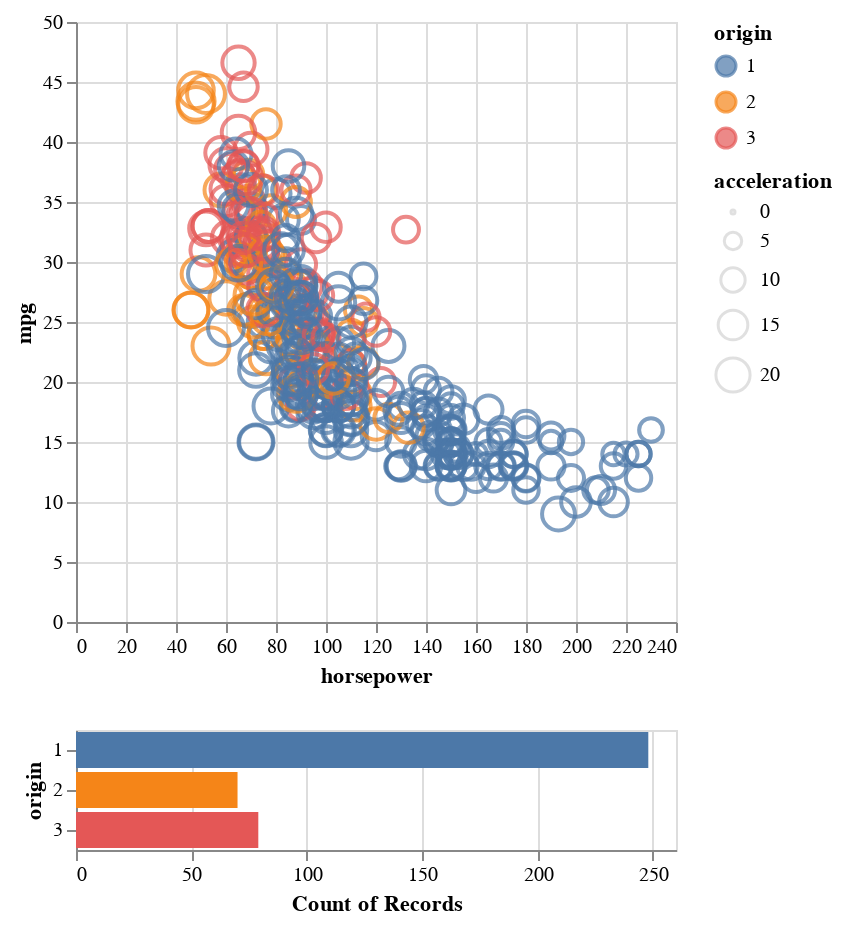

This figure's notebook cell:
### Code cell
points & bars

### Figure 1 — Vega-Lite specification as saved in the notebook (floating-point values rounded to 4 significant figures; data arrays with more than 128 entries replaced by an {"elided": "..."} marker saying what was removed)
{"config": {"view": {"continuousWidth": 300, "continuousHeight": 300}}, "vconcat": [{"mark": {"type": "point"}, "encoding": {"color": {"condition": {"param": "param_4", "field": "origin", "type": "nominal"}, "value": "lightgray"}, "size": {"field": "acceleration", "type": "quantitative"}, "x": {"field": "horsepower", "type": "quantitative"}, "y": {"field": "mpg", "type": "quantitative"}}, "name": "view_2"}, {"mark": {"type": "bar"}, "encoding": {"color": {"field": "origin", "type": "nominal"}, "x": {"aggregate": "count", "field": "origin", "type": "quantitative"}, "y": {"field": "origin", "type": "nominal"}}, "transform": [{"filter": {"param": "param_4"}}]}], "data": {"name": "data-5b4daa11c391ba46f6ba691d89c907a1"}, "params": [{"name": "param_4", "select": {"type": "interval", "encodings": ["x"]}, "views": ["view_2"]}], "$schema": "https://vega.github.io/schema/vega-lite/v5.20.1.json", "datasets": {"data-5b4daa11c391ba46f6ba691d89c907a1": {"elided": "397 records"}}}
